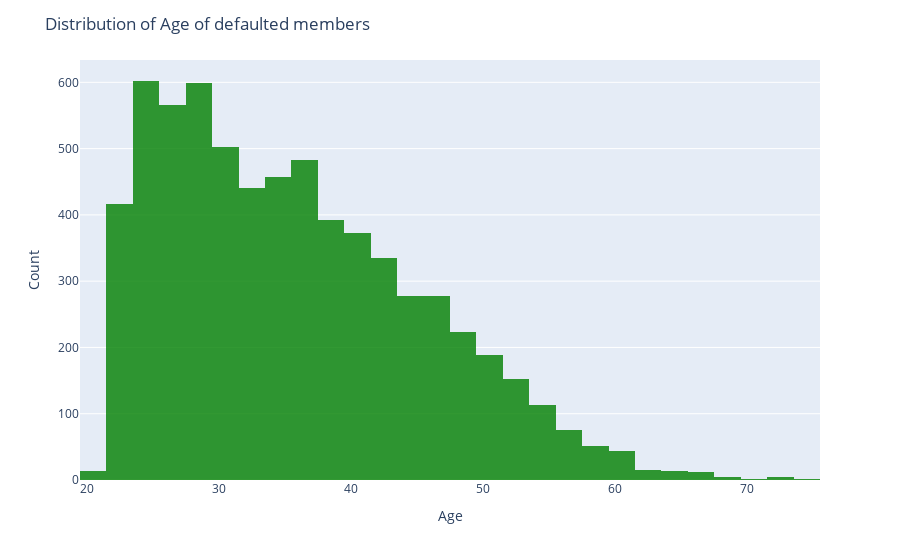

The notebook cell saved with this chart:
### Markdown cell above
Now we are plotting the distribution age of records who are having default payment.

### Code cell
# Creating a dataset which contains only default payments records and checking its age distribution.

default_df = data[data['default.payment.next.month'] == 1] 
fig = px.histogram(data_frame=default_df, x="AGE", nbins=30, opacity=0.8, color_discrete_sequence=['green'])
fig.update_layout(title_text="Distribution of Age of defaulted members", xaxis_title="Age", yaxis_title="Count")
fig.show()

### Figure 1 — Plotly figure (JSON) as saved in the notebook; plotly's stock layout.template omitted (floating-point values rounded to 4 significant figures; data arrays with more than 128 entries replaced by an {"elided": "..."} marker saying what was removed)
{"data": [{"alignmentgroup": "True", "bingroup": "x", "hovertemplate": "AGE=%{x}<br>count=%{y}<extra></extra>", "legendgroup": "", "marker": {"color": "green", "opacity": 0.8, "pattern": {"shape": ""}}, "name": "", "nbinsx": 30, "offsetgroup": "", "orientation": "v", "showlegend": false, "type": "histogram", "x": {"elided": "6636 int values"}, "xaxis": "x", "yaxis": "y"}], "layout": {"barmode": "relative", "legend": {"tracegroupgap": 0}, "margin": {"t": 60}, "title": {"text": "Distribution of Age of defaulted members"}, "xaxis": {"anchor": "y", "domain": [0, 1], "title": {"text": "Age"}}, "yaxis": {"anchor": "x", "domain": [0, 1], "title": {"text": "Count"}}}}
